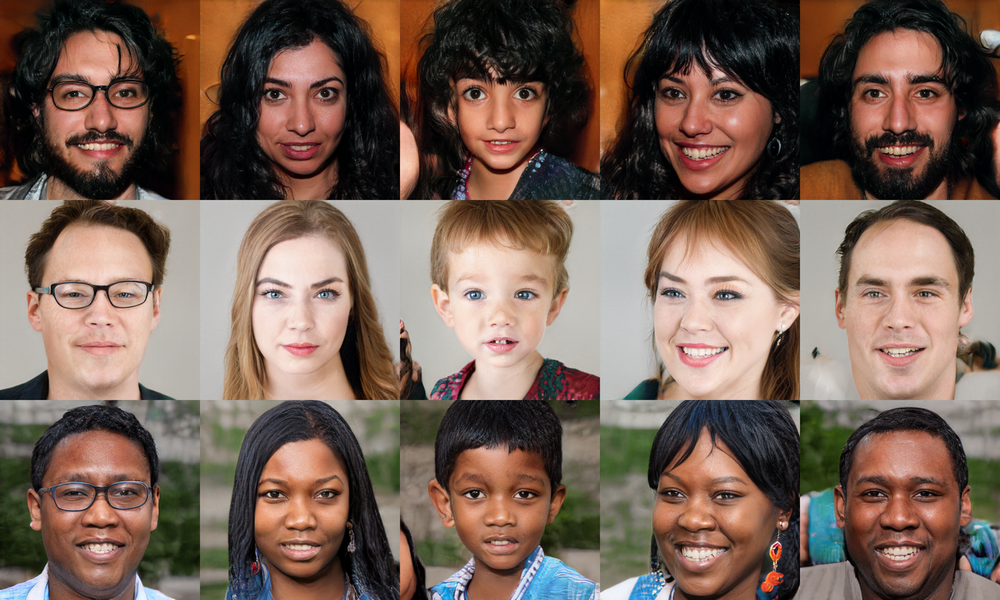
#> input picture stylegan-teaser.png, 1000 x 600 px, shrunk from 1280 x 768 before the run
$ python -i smile.py   (imports and definitions only)
#> lines starting #> are read from the running program, lines starting #| are printed output that depends on the picture
import cv2
import numpy as np
import os

def detect(frame):
    # detect faces within the greyscale version of the frame
#> called with frame = 'stylegan-teaser.png'
    img = cv2.imread(frame)
#> img is the input picture: shape (600, 1000, 3); mean B, G, R 85.6, 97.3, 119.2
    face_cascade = cv2.CascadeClassifier('haarcascade_frontalface_default.xml')
    #eye_cascade = cv2.CascadeClassifier('haarcascade_eye.xml')
    smile_cascade = cv2.CascadeClassifier('haarcascade_smile.xml')
    gray = cv2.cvtColor(np.float32(img), cv2.COLOR_BGR2GRAY)
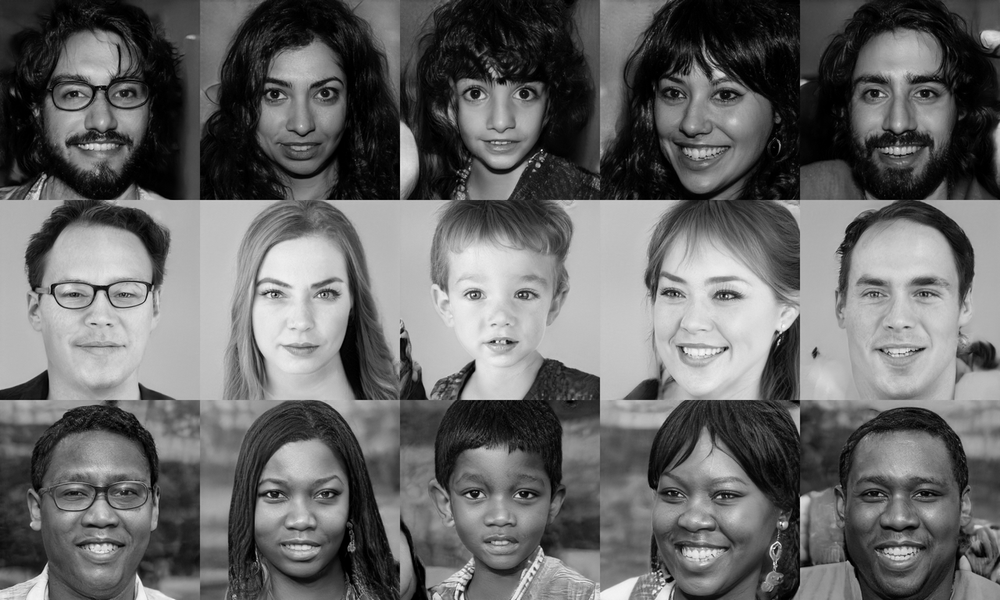
#> gray: shape (600, 1000) float32; min 0, max 254, mean 102.5
    gray = np.array(gray, dtype='uint8')
    faces = face_cascade.detectMultiScale(gray, 1.3, 30)
#> faces = [[244, 51, 115, 115], [235, 245, 130, 130], [824, 233, 150, 150], [240, 447, 121, 121], [427, 237, 146, 146], [628, 235, 154, 154], [834, 442, 131, 131]]
    #print(faces)
    pose = ""
    smile = ""
    if len(faces):
        pose = "Straight"
    else:
        pose = "Side pose"
    num_smiles = 0
    for (x, y, w, h) in faces:

        #cv2.rectangle(frame, (x, y), ((x + w), (y + h)), (255, 0, 0), 2)

        # Calculate the "region of interest", ie the are of the frame
        # containing the face
        roi_gray = gray[y:y+h, x:x+w]
        roi_color = frame[y:y+h, x:x+w]

        # Within the grayscale ROI, look for smiles
        smiles = smile_cascade.detectMultiScale(roi_gray, 1.8, 20)

        # If we find smiles then increment our counter
        if len(smiles):
            smile = "Smile"
        else:
            smile = "No smile"
#> this loop made 1 pass
#> pass 1, in detect, `roi_gray = gray[y:y+h, x:x+w]`:
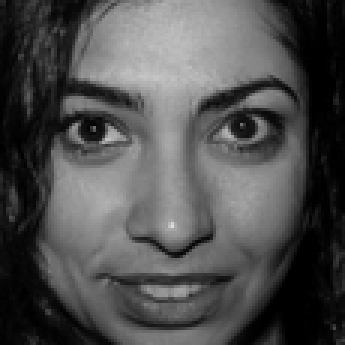
#> roi_gray: shape (115, 115) (shown 3 times larger); min 0, max 221, mean 78.8
    return smile,pose

#> (the run stopped early here; a loop or call above may not have finished)
